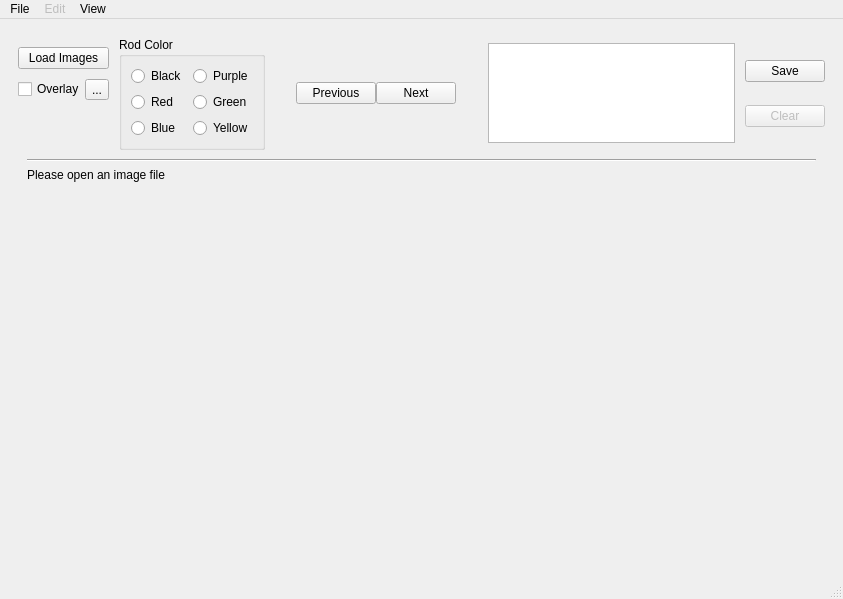
<?xml version="1.0" encoding="UTF-8"?>
<ui version="4.0">
 <class>MainWindow</class>
 <widget class="QMainWindow" name="MainWindow">
  <property name="geometry">
   <rect>
    <x>0</x>
    <y>0</y>
    <width>843</width>
    <height>599</height>
   </rect>
  </property>
  <property name="windowTitle">
   <string>Rod Tracking</string>
  </property>
  <widget class="QWidget" name="centralized">
   <layout class="QGridLayout" name="gridLayout">
    <property name="spacing">
     <number>0</number>
    </property>
    <item row="0" column="0">
     <widget class="QScrollArea" name="scrollArea">
      <property name="frameShape">
       <enum>QFrame::NoFrame</enum>
      </property>
      <property name="frameShadow">
       <enum>QFrame::Plain</enum>
      </property>
      <property name="widgetResizable">
       <bool>true</bool>
      </property>
      <widget class="QWidget" name="scrollArea_2">
       <property name="geometry">
        <rect>
         <x>0</x>
         <y>0</y>
         <width>825</width>
         <height>540</height>
        </rect>
       </property>
       <layout class="QVBoxLayout" name="verticalLayout">
        <property name="spacing">
         <number>0</number>
        </property>
        <item>
         <layout class="QHBoxLayout" name="horizontalLayout_2"/>
        </item>
        <item>
         <layout class="QHBoxLayout" name="horizontalLayout">
          <item>
           <layout class="QVBoxLayout" name="verticalLayout_3">
            <item>
             <widget class="QPushButton" name="pushButton_2">
              <property name="sizePolicy">
               <sizepolicy hsizetype="Preferred" vsizetype="Fixed">
                <horstretch>0</horstretch>
                <verstretch>0</verstretch>
               </sizepolicy>
              </property>
              <property name="text">
               <string>Load Images</string>
              </property>
             </widget>
            </item>
            <item>
             <layout class="QHBoxLayout" name="horizontalLayout_3">
              <property name="spacing">
               <number>0</number>
              </property>
              <property name="sizeConstraint">
               <enum>QLayout::SetMaximumSize</enum>
              </property>
              <item>
               <widget class="QCheckBox" name="checkBox_2">
                <property name="text">
                 <string>Overlay</string>
                </property>
               </widget>
              </item>
              <item>
               <widget class="QToolButton" name="toolButton">
                <property name="text">
                 <string>...</string>
                </property>
               </widget>
              </item>
             </layout>
            </item>
            <item>
             <spacer name="verticalSpacer">
              <property name="orientation">
               <enum>Qt::Vertical</enum>
              </property>
              <property name="sizeType">
               <enum>QSizePolicy::Preferred</enum>
              </property>
              <property name="sizeHint" stdset="0">
               <size>
                <width>20</width>
                <height>40</height>
               </size>
              </property>
             </spacer>
            </item>
           </layout>
          </item>
          <item>
           <spacer name="horizontalSpacer">
            <property name="orientation">
             <enum>Qt::Horizontal</enum>
            </property>
            <property name="sizeType">
             <enum>QSizePolicy::Fixed</enum>
            </property>
            <property name="sizeHint" stdset="0">
             <size>
              <width>10</width>
              <height>20</height>
             </size>
            </property>
           </spacer>
          </item>
          <item>
           <widget class="QGroupBox" name="groupBox_2">
            <property name="title">
             <string>Rod Color</string>
            </property>
            <layout class="QGridLayout" name="gridLayout_4">
             <item row="1" column="1">
              <widget class="QRadioButton" name="radioButton_6">
               <property name="text">
                <string>Red</string>
               </property>
              </widget>
             </item>
             <item row="1" column="2">
              <widget class="QRadioButton" name="radioButton_7">
               <property name="text">
                <string>Green</string>
               </property>
              </widget>
             </item>
             <item row="2" column="1">
              <widget class="QRadioButton" name="radioButton_8">
               <property name="text">
                <string>Blue</string>
               </property>
              </widget>
             </item>
             <item row="0" column="1">
              <widget class="QRadioButton" name="radioButton_4">
               <property name="text">
                <string>Black</string>
               </property>
              </widget>
             </item>
             <item row="0" column="2">
              <widget class="QRadioButton" name="radioButton_5">
               <property name="text">
                <string>Purple</string>
               </property>
              </widget>
             </item>
             <item row="2" column="2">
              <widget class="QRadioButton" name="radioButton_9">
               <property name="text">
                <string>Yellow</string>
               </property>
              </widget>
             </item>
            </layout>
           </widget>
          </item>
          <item>
           <layout class="QGridLayout" name="gridLayout_3"/>
          </item>
          <item>
           <spacer name="horizontalSpacer_2">
            <property name="orientation">
             <enum>Qt::Horizontal</enum>
            </property>
            <property name="sizeType">
             <enum>QSizePolicy::Preferred</enum>
            </property>
            <property name="sizeHint" stdset="0">
             <size>
              <width>40</width>
              <height>20</height>
             </size>
            </property>
           </spacer>
          </item>
          <item>
           <widget class="QPushButton" name="pushprevious">
            <property name="toolTip">
             <string>Previous Image</string>
            </property>
            <property name="text">
             <string>Previous</string>
            </property>
            <property name="shortcut">
             <string>Left</string>
            </property>
           </widget>
          </item>
          <item>
           <widget class="QPushButton" name="pushnext">
            <property name="sizePolicy">
             <sizepolicy hsizetype="Minimum" vsizetype="Fixed">
              <horstretch>0</horstretch>
              <verstretch>0</verstretch>
             </sizepolicy>
            </property>
            <property name="toolTip">
             <string>Next Image</string>
            </property>
            <property name="text">
             <string>Next</string>
            </property>
            <property name="shortcut">
             <string>Right</string>
            </property>
           </widget>
          </item>
          <item>
           <spacer name="horizontalSpacer_3">
            <property name="orientation">
             <enum>Qt::Horizontal</enum>
            </property>
            <property name="sizeType">
             <enum>QSizePolicy::Preferred</enum>
            </property>
            <property name="sizeHint" stdset="0">
             <size>
              <width>40</width>
              <height>20</height>
             </size>
            </property>
           </spacer>
          </item>
          <item>
           <widget class="QTextBrowser" name="textBrowser">
            <property name="sizePolicy">
             <sizepolicy hsizetype="Expanding" vsizetype="Preferred">
              <horstretch>0</horstretch>
              <verstretch>0</verstretch>
             </sizepolicy>
            </property>
            <property name="maximumSize">
             <size>
              <width>16777215</width>
              <height>100</height>
             </size>
            </property>
           </widget>
          </item>
          <item>
           <spacer name="horizontalSpacer_4">
            <property name="orientation">
             <enum>Qt::Horizontal</enum>
            </property>
            <property name="sizeType">
             <enum>QSizePolicy::Fixed</enum>
            </property>
            <property name="sizeHint" stdset="0">
             <size>
              <width>10</width>
              <height>20</height>
             </size>
            </property>
           </spacer>
          </item>
          <item>
           <layout class="QVBoxLayout" name="verticalLayout_2">
            <item>
             <widget class="QPushButton" name="pushButton">
              <property name="text">
               <string>Save</string>
              </property>
             </widget>
            </item>
            <item>
             <widget class="QPushButton" name="ClearSave">
              <property name="enabled">
               <bool>false</bool>
              </property>
              <property name="text">
               <string>Clear</string>
              </property>
             </widget>
            </item>
           </layout>
          </item>
         </layout>
        </item>
        <item>
         <widget class="QScrollArea" name="scrollArea_3">
          <property name="autoFillBackground">
           <bool>true</bool>
          </property>
          <property name="frameShape">
           <enum>QFrame::NoFrame</enum>
          </property>
          <property name="frameShadow">
           <enum>QFrame::Plain</enum>
          </property>
          <property name="horizontalScrollBarPolicy">
           <enum>Qt::ScrollBarAsNeeded</enum>
          </property>
          <property name="widgetResizable">
           <bool>true</bool>
          </property>
          <widget class="QWidget" name="scrollAreaWidgetContents">
           <property name="geometry">
            <rect>
             <x>0</x>
             <y>0</y>
             <width>807</width>
             <height>418</height>
            </rect>
           </property>
           <property name="autoFillBackground">
            <bool>true</bool>
           </property>
           <layout class="QGridLayout" name="gridLayout_2">
            <item row="1" column="0">
             <widget class="QLabel" name="Photo">
              <property name="sizePolicy">
               <sizepolicy hsizetype="Preferred" vsizetype="Preferred">
                <horstretch>0</horstretch>
                <verstretch>0</verstretch>
               </sizepolicy>
              </property>
              <property name="mouseTracking">
               <bool>true</bool>
              </property>
              <property name="frameShape">
               <enum>QFrame::NoFrame</enum>
              </property>
              <property name="frameShadow">
               <enum>QFrame::Plain</enum>
              </property>
              <property name="text">
               <string>Please open an image file</string>
              </property>
              <property name="scaledContents">
               <bool>false</bool>
              </property>
              <property name="alignment">
               <set>Qt::AlignLeading|Qt::AlignLeft|Qt::AlignTop</set>
              </property>
             </widget>
            </item>
            <item row="0" column="0">
             <widget class="Line" name="line">
              <property name="orientation">
               <enum>Qt::Horizontal</enum>
              </property>
             </widget>
            </item>
           </layout>
          </widget>
         </widget>
        </item>
       </layout>
      </widget>
     </widget>
    </item>
   </layout>
  </widget>
  <widget class="QMenuBar" name="menubar">
   <property name="geometry">
    <rect>
     <x>0</x>
     <y>0</y>
     <width>843</width>
     <height>21</height>
    </rect>
   </property>
   <widget class="QMenu" name="menuFile">
    <property name="title">
     <string>File</string>
    </property>
    <addaction name="actionopen"/>
    <addaction name="actionsave"/>
   </widget>
   <widget class="QMenu" name="menuEdit">
    <property name="enabled">
     <bool>false</bool>
    </property>
    <property name="title">
     <string>Edit</string>
    </property>
   </widget>
   <widget class="QMenu" name="menuView">
    <property name="title">
     <string>View</string>
    </property>
    <addaction name="actionzoom_in"/>
    <addaction name="actionzoom_out"/>
    <addaction name="normalSizeAct"/>
    <addaction name="fitToWindowAct"/>
   </widget>
   <addaction name="menuFile"/>
   <addaction name="menuEdit"/>
   <addaction name="menuView"/>
  </widget>
  <widget class="QStatusBar" name="statusbar"/>
  <action name="actionopen">
   <property name="text">
    <string>Open</string>
   </property>
   <property name="shortcut">
    <string>Ctrl+O</string>
   </property>
  </action>
  <action name="actionsave">
   <property name="enabled">
    <bool>false</bool>
   </property>
   <property name="text">
    <string>Save</string>
   </property>
   <property name="shortcut">
    <string>Ctrl+S</string>
   </property>
  </action>
  <action name="actionzoom_in">
   <property name="text">
    <string>Zoom in</string>
   </property>
   <property name="shortcut">
    <string>+</string>
   </property>
  </action>
  <action name="actionzoom_out">
   <property name="text">
    <string>Zoom out</string>
   </property>
   <property name="shortcut">
    <string>-</string>
   </property>
  </action>
  <action name="normalSizeAct">
   <property name="text">
    <string>Original Size</string>
   </property>
   <property name="shortcut">
    <string>Ctrl+R</string>
   </property>
  </action>
  <action name="fitToWindowAct">
   <property name="enabled">
    <bool>false</bool>
   </property>
   <property name="text">
    <string>Fit to Window</string>
   </property>
  </action>
 </widget>
 <resources/>
 <connections/>
</ui>
